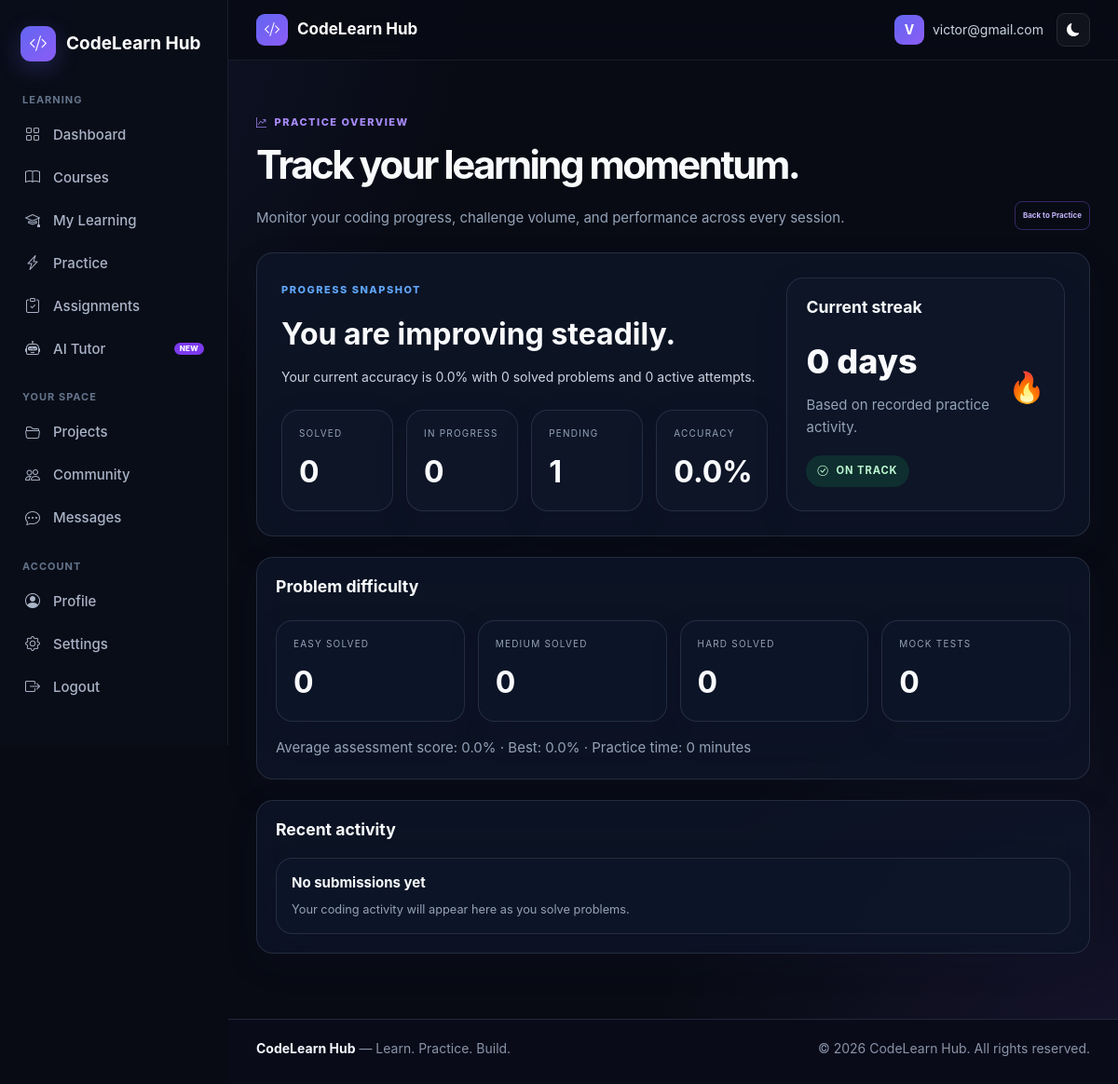
Before: /practice/details/ (signed in) with the older database file.
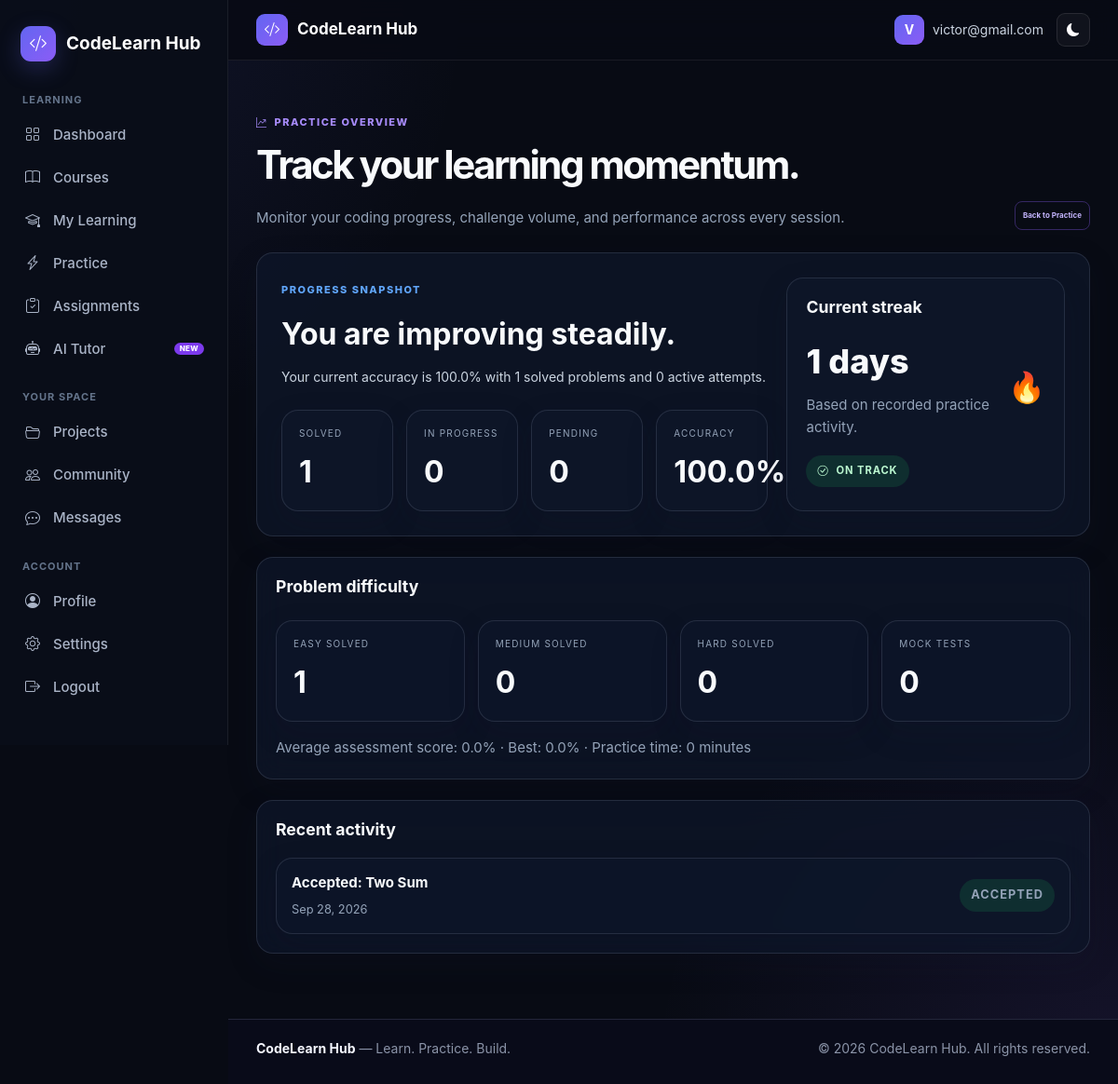
After: the same page with the newer database file.
### blog/models.py (models this page shows)
class PracticeSubmission(models.Model):
    STATUS_CHOICES = [
        ('ACCEPTED', 'Accepted'),
        ('WRONG_ANSWER', 'Wrong answer'),
        ('COMPILATION_ERROR', 'Compilation error'),
        ('RUNTIME_ERROR', 'Runtime error'),
        ('TIME_LIMIT_EXCEEDED', 'Time limit exceeded'),
        ('INTERNAL_ERROR', 'Internal error'),
    ]
    user = models.ForeignKey(User, on_delete=models.CASCADE, related_name='practice_submissions')
    problem = models.ForeignKey(PracticeProblem, on_delete=models.CASCADE, related_name='submissions')
    language = models.CharField(max_length=30)
    source_code = models.TextField()
    status = models.CharField(max_length=30, choices=STATUS_CHOICES)
    passed_test_cases = models.PositiveIntegerField(default=0)
    total_test_cases = models.PositiveIntegerField(default=0)
    execution_time = models.PositiveIntegerField(null=True, blank=True)
    memory_used = models.DecimalField(max_digits=8, decimal_places=2, null=True, blank=True)
    result_data = models.JSONField(default=dict, blank=True)
    submitted_at = models.DateTimeField(auto_now_add=True)
    class Meta:
        ordering = ['-submitted_at']

### blog/views.py (the view)
@login_required
def practice_details(request):
    stats = _practice_stats_for_user(request.user)
    return render(
        request,
        'blog/practice_details.html',
        {
            'username': request.user.username,
            'stats': stats,
            'recent_activity': stats['recent_activity'],
        },
    )

### blog/context_processors.py (called while the page is built)
def site_name(request):
    return {
        "SITE_NAME": settings.SITE_NAME
    }

def unread_message_count(request):
    if not request.user.is_authenticated:
        return {
            "UNREAD_MESSAGE_COUNT": 0
        }
    count = Message.objects.filter(
        Q(conversation__project_owner=request.user) |
        Q(conversation__participant=request.user),
        is_read=False
    ).exclude(
        sender=request.user
    ).count()
    return {
        "UNREAD_MESSAGE_COUNT": count
    }

### templates/blog/practice_details.html (shortened to what this page needs)
{% extends "blog/base.html" %}
{% load static %}
{% block extra_css %}
<link rel="stylesheet" href="{% static 'css/practice.css' %}">
{% endblock %}
{% block content %}
<div class="practice-subpage">
  <div class="subpage-header">
    <div>
      <div class="eyebrow"><i class="bi bi-graph-up-arrow"></i> Practice Overview</div>
      <h1>Track your learning momentum.</h1>
      <p>Monitor your coding progress, challenge volume, and performance across every session.</p>
    </div>
    <a href="{% url 'blog:practice' %}" class="tool-btn">Back to Practice</a>
  </div>
  <div class="hero-card">
    <div>
      <div class="eyebrow" style="color:#60a5fa;">Progress snapshot</div>
      <h2 style="margin:16px 0 8px; font-size: 2rem;">You are improving steadily.</h2>
      <p style="color:#cbd5e1; margin-bottom: 0;">Your current accuracy is {{ stats.accuracy|floatformat:1 }}% with {{ stats.solved }} solved problems and {{ stats.attempted }} active attempts.</p>
      <div class="hero-grid">
        <div class="stat-tile">
          <div class="label">Solved</div>
          <div class="value">{{ stats.solved }}</div>
        </div>
        <div class="stat-tile">
          <div class="label">In Progress</div>
          <div class="value">{{ stats.attempted }}</div>
        </div>
        <div class="stat-tile">
          <div class="label">Pending</div>
          <div class="value">{{ stats.pending }}</div>
        </div>
        <div class="stat-tile">
          <div class="label">Accuracy</div>
          <div class="value">{{ stats.accuracy|floatformat:1 }}%</div>
        </div>
      </div>
    </div>
    <div class="panel">
      <h2>Current streak</h2>
      <div style="display:flex; align-items:center; justify-content:space-between; margin:18px 0;">
        <div>
          <div style="font-size: 2.25rem; font-weight: 800;">{{ stats.streak }} days</div>
          <div style="color:#94a3b8; margin-top:6px;">Based on recorded practice activity.</div>
        </div>
        <div style="font-size:2rem;">🔥</div>
      </div>
      <div class="status-pill"><i class="bi bi-check-circle"></i> On track</div>
    </div>
  </div>
  <div class="panel" style="margin-bottom:22px;">
    <h2>Problem difficulty</h2>
    <div class="hero-grid">
      <div class="stat-tile"><div class="label">Easy solved</div><div class="value">{{ stats.easy_solved }}</div></div>
      <div class="stat-tile"><div class="label">Medium solved</div><div class="value">{{ stats.medium_solved }}</div></div>
      <div class="stat-tile"><div class="label">Hard solved</div><div class="value">{{ stats.hard_solved }}</div></div>
      <div class="stat-tile"><div class="label">Mock tests</div><div class="value">{{ stats.mock_tests_completed }}</div></div>
    </div>
    <p style="color:#94a3b8;margin:16px 0 0;">Average assessment score: {{ stats.average_mock_score|floatformat:1 }}% · Best: {{ stats.best_mock_score|floatformat:1 }}% · Practice time: {{ stats.mock_test_minutes }} minutes</p>
  </div>
  <div class="panel">
    <h2>Recent activity</h2>
    <div class="activity-list">
      {% for item in recent_activity %}
      <div class="activity-card">
        <div>
          <strong>{{ item.title }}</strong>
          <span>{{ item.created_at|date:"M d, Y" }}</span>
        </div>
        <span class="status-pill">{{ item.status|lower }}</span>
      </div>
      {% empty %}
      <div class="activity-card">
        <div>
          <strong>No submissions yet</strong>
          <span>Your coding activity will appear here as you solve problems.</span>
        </div>
      </div>
      {% endfor %}
    </div>
  </div>
</div>
{% endblock %}

Changed rows visible on the page:
added PracticeSubmission: created_at "Sep 28, 2026", status "ACCEPTED"
Other visible differences:
{{ stats.accuracy|floatformat:1 }}: "0.0" → "100.0"
{{ stats.solved }}: "0" → "1"
{{ stats.pending }}: "1" → "0"
{{ stats.streak }}: "0" → "1"
{{ stats.easy_solved }}: "0" → "1"
new list line: "Accepted: Two Sum"
text no longer shown: "No submissions yet Your coding activity will appear here as you solve problems."
